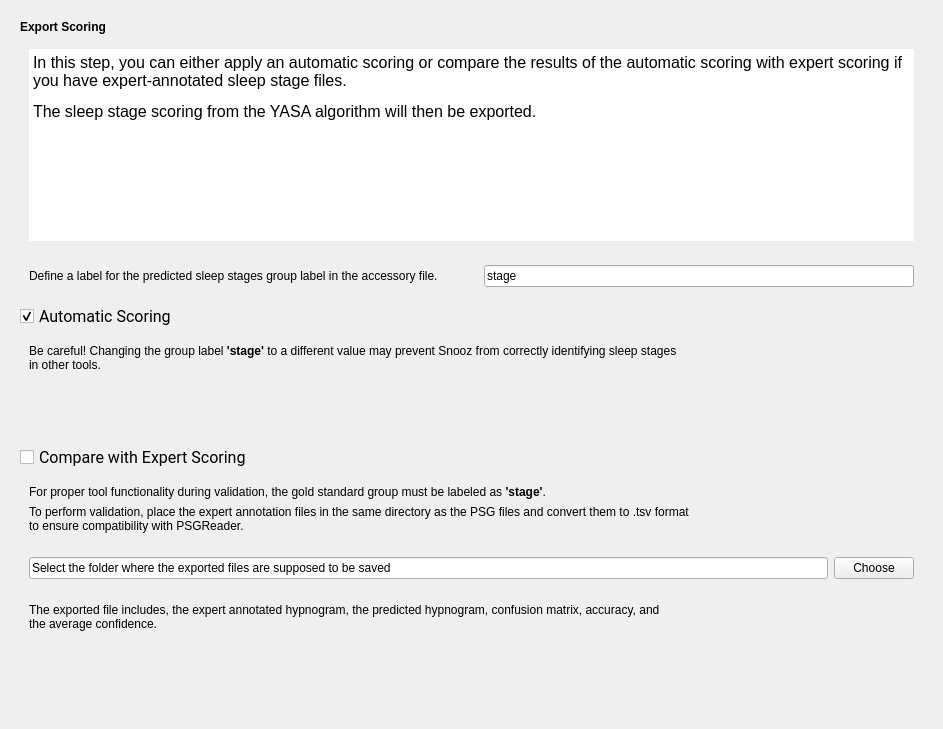
<?xml version="1.0" encoding="UTF-8"?>
<ui version="4.0">
 <class>ExportResultsStep</class>
 <widget class="QWidget" name="ExportResultsStep">
  <property name="geometry">
   <rect>
    <x>0</x>
    <y>0</y>
    <width>943</width>
    <height>729</height>
   </rect>
  </property>
  <property name="windowTitle">
   <string/>
  </property>
  <property name="styleSheet">
   <string notr="true">font: 12pt &quot;Roboto&quot;;</string>
  </property>
  <layout class="QVBoxLayout" name="verticalLayout_2">
   <item>
    <layout class="QVBoxLayout" name="verticalLayout">
     <item>
      <widget class="QFrame" name="frame">
       <property name="styleSheet">
        <string notr="true"/>
       </property>
       <property name="frameShape">
        <enum>QFrame::Shape::NoFrame</enum>
       </property>
       <layout class="QVBoxLayout" name="verticalLayout_4">
        <item>
         <widget class="QLabel" name="label">
          <property name="styleSheet">
           <string notr="true"/>
          </property>
          <property name="lineWidth">
           <number>0</number>
          </property>
          <property name="text">
           <string>&lt;html&gt;&lt;head/&gt;&lt;body&gt;&lt;p&gt;&lt;span style=&quot; font-weight:700;&quot;&gt;Export Scoring&lt;/span&gt;&lt;/p&gt;&lt;/body&gt;&lt;/html&gt;</string>
          </property>
         </widget>
        </item>
        <item>
         <widget class="QFrame" name="frame_7">
          <property name="sizePolicy">
           <sizepolicy hsizetype="Expanding" vsizetype="Fixed">
            <horstretch>0</horstretch>
            <verstretch>0</verstretch>
           </sizepolicy>
          </property>
          <property name="styleSheet">
           <string notr="true">background-color: </string>
          </property>
          <property name="frameShape">
           <enum>QFrame::Shape::NoFrame</enum>
          </property>
          <property name="lineWidth">
           <number>0</number>
          </property>
          <layout class="QVBoxLayout" name="verticalLayout_6">
           <item>
            <widget class="QTextEdit" name="textEdit">
             <property name="frameShape">
              <enum>QFrame::Shape::NoFrame</enum>
             </property>
             <property name="lineWidth">
              <number>0</number>
             </property>
             <property name="readOnly">
              <bool>true</bool>
             </property>
             <property name="html">
              <string>&lt;!DOCTYPE HTML PUBLIC &quot;-//W3C//DTD HTML 4.0//EN&quot; &quot;http://www.w3.org/TR/REC-html40/strict.dtd&quot;&gt;
&lt;html&gt;&lt;head&gt;&lt;meta name=&quot;qrichtext&quot; content=&quot;1&quot; /&gt;&lt;meta charset=&quot;utf-8&quot; /&gt;&lt;style type=&quot;text/css&quot;&gt;
p, li { white-space: pre-wrap; }
hr { height: 1px; border-width: 0; }
li.unchecked::marker { content: &quot;\2610&quot;; }
li.checked::marker { content: &quot;\2612&quot;; }
&lt;/style&gt;&lt;/head&gt;&lt;body style=&quot; font-family:'Roboto'; font-size:12pt; font-weight:400; font-style:normal;&quot;&gt;
&lt;p style=&quot; margin-top:0px; margin-bottom:0px; margin-left:0px; margin-right:0px; -qt-block-indent:0; text-indent:0px;&quot;&gt;In this step, you can either apply an automatic scoring or compare the results of the automatic scoring with expert scoring if you have expert-annotated sleep stage files.&lt;/p&gt;
&lt;p style=&quot; margin-top:12px; margin-bottom:12px; margin-left:0px; margin-right:0px; -qt-block-indent:0; text-indent:0px;&quot;&gt;The sleep stage scoring from the YASA algorithm will then be exported.&lt;/p&gt;&lt;/body&gt;&lt;/html&gt;</string>
             </property>
            </widget>
           </item>
          </layout>
         </widget>
        </item>
        <item>
         <widget class="QFrame" name="frame_4">
          <property name="styleSheet">
           <string notr="true">background-color: </string>
          </property>
          <property name="frameShape">
           <enum>QFrame::Shape::NoFrame</enum>
          </property>
          <layout class="QHBoxLayout" name="horizontalLayout_3">
           <item>
            <widget class="QLabel" name="label_2">
             <property name="lineWidth">
              <number>0</number>
             </property>
             <property name="text">
              <string>&lt;html&gt;&lt;head/&gt;&lt;body&gt;&lt;p&gt;Define a label for the predicted sleep stages group label in the accessory file.&lt;/p&gt;&lt;/body&gt;&lt;/html&gt;</string>
             </property>
            </widget>
           </item>
           <item>
            <spacer name="horizontalSpacer">
             <property name="orientation">
              <enum>Qt::Orientation::Vertical</enum>
             </property>
             <property name="sizeHint" stdset="0">
              <size>
               <width>40</width>
               <height>20</height>
              </size>
             </property>
            </spacer>
           </item>
           <item>
            <widget class="QLineEdit" name="lineEdit_2">
             <property name="text">
              <string>stage</string>
             </property>
            </widget>
           </item>
          </layout>
         </widget>
        </item>
        <item>
         <spacer name="verticalSpacer_2">
          <property name="orientation">
           <enum>Qt::Orientation::Vertical</enum>
          </property>
          <property name="sizeHint" stdset="0">
           <size>
            <width>20</width>
            <height>40</height>
           </size>
          </property>
         </spacer>
        </item>
        <item>
         <widget class="QCheckBox" name="checkBox">
          <property name="font">
           <font>
            <family>Roboto</family>
            <pointsize>12</pointsize>
            <italic>false</italic>
            <bold>false</bold>
           </font>
          </property>
          <property name="styleSheet">
           <string notr="true"/>
          </property>
          <property name="text">
           <string>Automatic Scoring</string>
          </property>
          <property name="checked">
           <bool>true</bool>
          </property>
         </widget>
        </item>
        <item>
         <widget class="QFrame" name="frame_3">
          <property name="styleSheet">
           <string notr="true"/>
          </property>
          <property name="frameShape">
           <enum>QFrame::Shape::NoFrame</enum>
          </property>
          <property name="lineWidth">
           <number>0</number>
          </property>
          <layout class="QHBoxLayout" name="horizontalLayout_2">
           <item>
            <widget class="QLabel" name="label_3">
             <property name="styleSheet">
              <string notr="true"/>
             </property>
             <property name="lineWidth">
              <number>0</number>
             </property>
             <property name="text">
              <string>&lt;html&gt;&lt;head/&gt;&lt;body&gt;&lt;p&gt;Be careful! Changing the group label &lt;span style=&quot; font-weight:700;&quot;&gt;'stage'&lt;/span&gt; to a different value may prevent Snooz from correctly identifying sleep stages&lt;br/&gt;in other tools.&lt;/p&gt;&lt;/body&gt;&lt;/html&gt;</string>
             </property>
            </widget>
           </item>
          </layout>
         </widget>
        </item>
       </layout>
      </widget>
     </item>
     <item>
      <spacer name="verticalSpacer_3">
       <property name="orientation">
        <enum>Qt::Orientation::Vertical</enum>
       </property>
       <property name="sizeType">
        <enum>QSizePolicy::Policy::Fixed</enum>
       </property>
       <property name="sizeHint" stdset="0">
        <size>
         <width>20</width>
         <height>40</height>
        </size>
       </property>
      </spacer>
     </item>
     <item>
      <widget class="QFrame" name="frame_5">
       <property name="styleSheet">
        <string notr="true"/>
       </property>
       <property name="frameShape">
        <enum>QFrame::Shape::NoFrame</enum>
       </property>
       <layout class="QVBoxLayout" name="verticalLayout_3">
        <item>
         <widget class="QCheckBox" name="checkBox_2">
          <property name="font">
           <font>
            <family>Roboto</family>
            <pointsize>12</pointsize>
            <italic>false</italic>
            <bold>false</bold>
           </font>
          </property>
          <property name="text">
           <string>Compare with Expert Scoring</string>
          </property>
         </widget>
        </item>
        <item>
         <widget class="QFrame" name="frame_9">
          <property name="frameShape">
           <enum>QFrame::Shape::NoFrame</enum>
          </property>
          <property name="lineWidth">
           <number>0</number>
          </property>
          <layout class="QVBoxLayout" name="verticalLayout_5">
           <item>
            <widget class="QLabel" name="label_4">
             <property name="text">
              <string>&lt;html&gt;&lt;head/&gt;&lt;body&gt;&lt;p&gt;For proper tool functionality during validation, the gold standard group must be labeled as &lt;span style=&quot; font-weight:700;&quot;&gt;'stage'&lt;/span&gt;.&lt;/p&gt;&lt;/body&gt;&lt;/html&gt;</string>
             </property>
            </widget>
           </item>
           <item>
            <widget class="QLabel" name="label_5">
             <property name="lineWidth">
              <number>0</number>
             </property>
             <property name="text">
              <string>&lt;html&gt;&lt;head/&gt;&lt;body&gt;&lt;p&gt;To perform validation, place the expert annotation files in the same directory as the PSG files and convert them to .tsv format&lt;br/&gt;to ensure compatibility with PSGReader.&lt;/p&gt;&lt;/body&gt;&lt;/html&gt;</string>
             </property>
            </widget>
           </item>
          </layout>
         </widget>
        </item>
        <item>
         <widget class="QFrame" name="frame_6">
          <property name="frameShape">
           <enum>QFrame::Shape::NoFrame</enum>
          </property>
          <property name="lineWidth">
           <number>0</number>
          </property>
          <layout class="QHBoxLayout" name="horizontalLayout_4">
           <item>
            <widget class="QLineEdit" name="lineEdit">
             <property name="text">
              <string>Select the folder where the exported files are supposed to be saved</string>
             </property>
            </widget>
           </item>
           <item>
            <widget class="QPushButton" name="pushButton">
             <property name="text">
              <string>Choose</string>
             </property>
            </widget>
           </item>
          </layout>
         </widget>
        </item>
        <item>
         <widget class="QFrame" name="frame_8">
          <property name="frameShape">
           <enum>QFrame::Shape::NoFrame</enum>
          </property>
          <property name="lineWidth">
           <number>0</number>
          </property>
          <layout class="QHBoxLayout" name="horizontalLayout_6">
           <item>
            <widget class="QLabel" name="label_6">
             <property name="lineWidth">
              <number>0</number>
             </property>
             <property name="text">
              <string>&lt;html&gt;&lt;head/&gt;&lt;body&gt;&lt;p&gt;The exported file includes, the expert annotated hypnogram, the predicted hypnogram, confusion matrix, accuracy, and&lt;br/&gt;the average confidence.&lt;/p&gt;&lt;/body&gt;&lt;/html&gt;</string>
             </property>
            </widget>
           </item>
          </layout>
         </widget>
        </item>
       </layout>
      </widget>
     </item>
    </layout>
   </item>
   <item>
    <spacer name="verticalSpacer">
     <property name="orientation">
      <enum>Qt::Orientation::Vertical</enum>
     </property>
     <property name="sizeHint" stdset="0">
      <size>
       <width>20</width>
       <height>107</height>
      </size>
     </property>
    </spacer>
   </item>
  </layout>
 </widget>
 <resources>
  <include location="../../../../../snooz-toolbox/src/main/python/ui/themes/themes.qrc"/>
 </resources>
 <connections/>
</ui>
